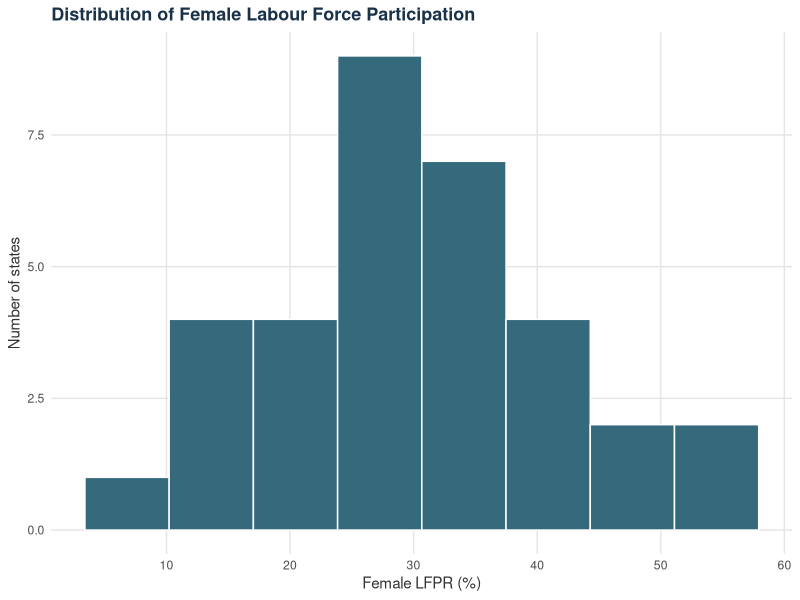
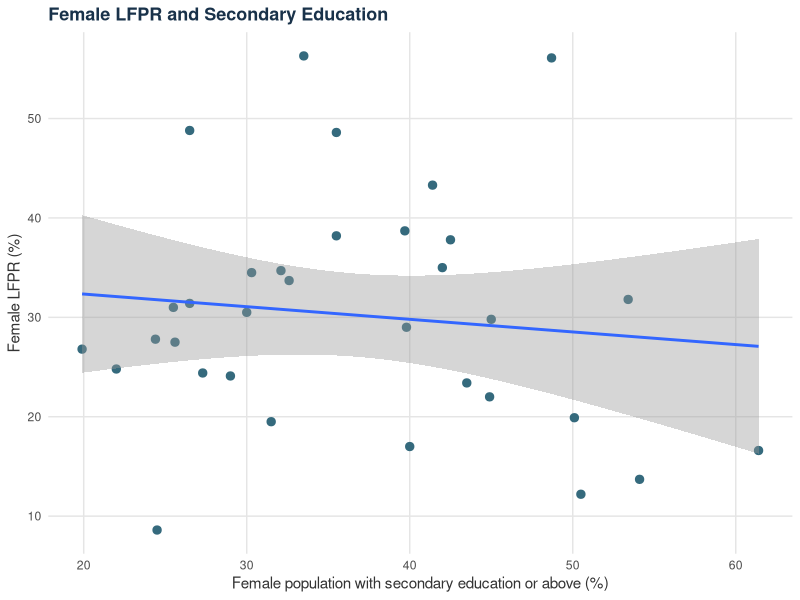
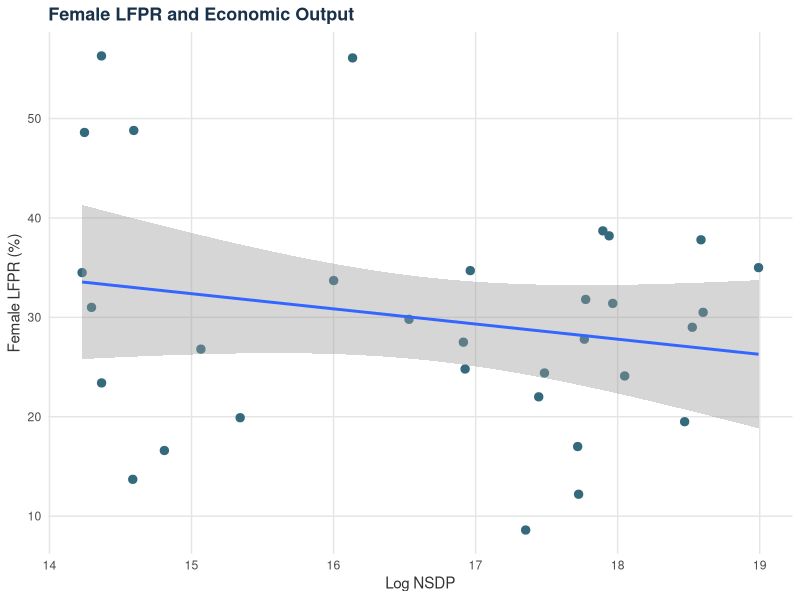
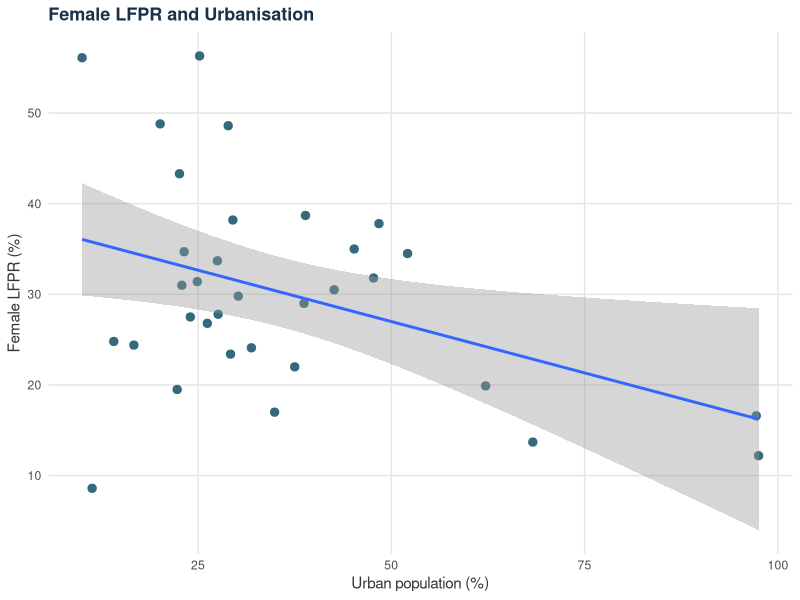
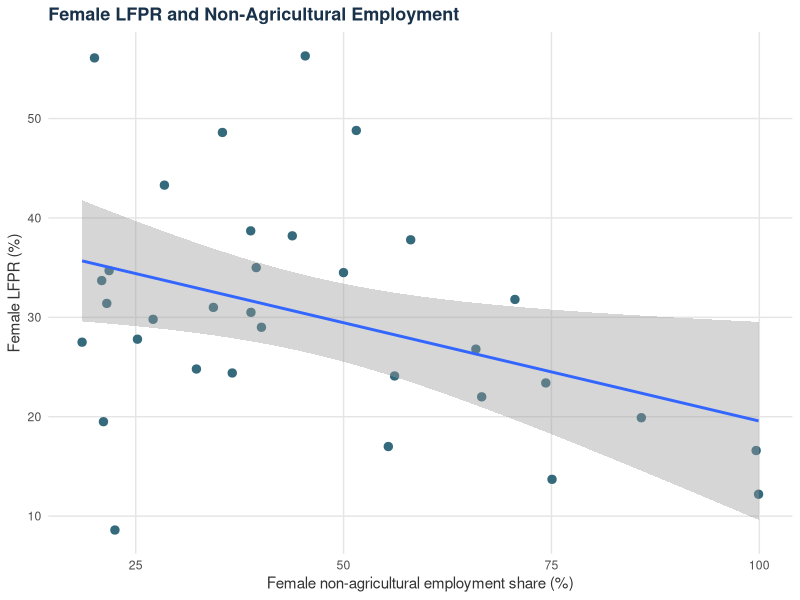
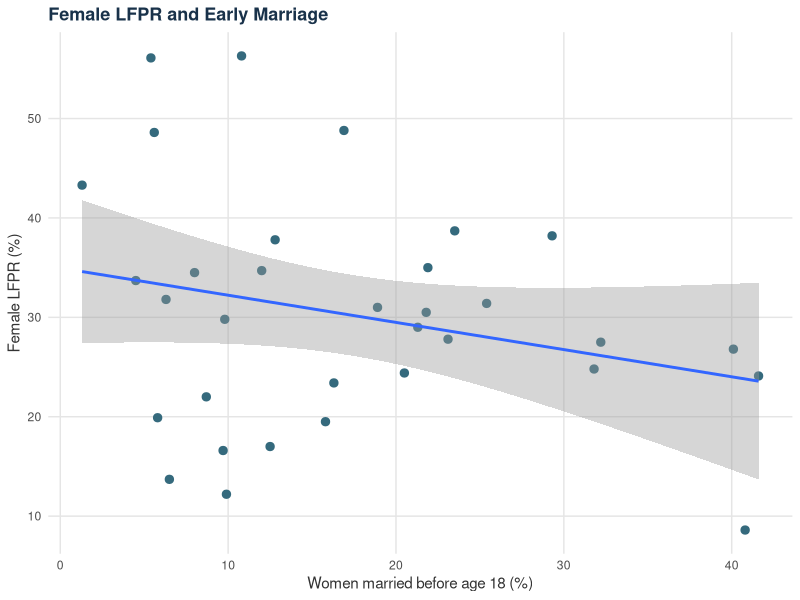
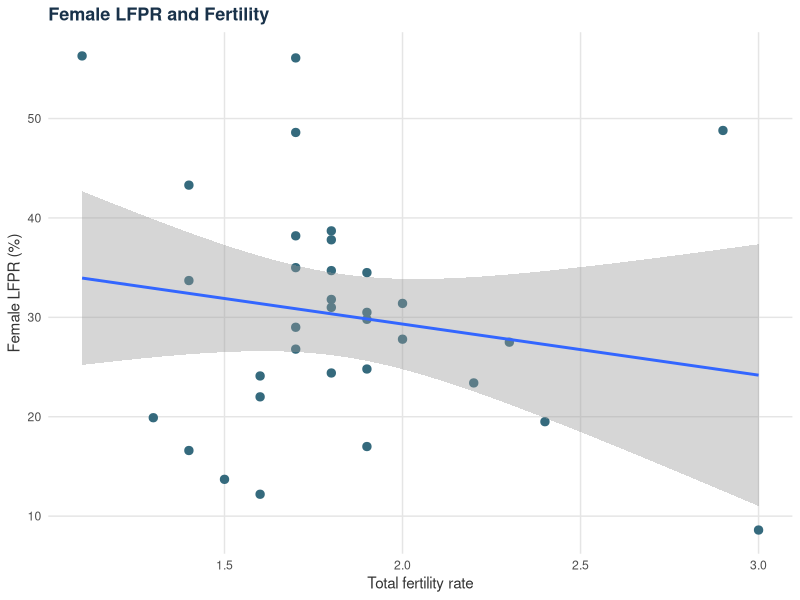
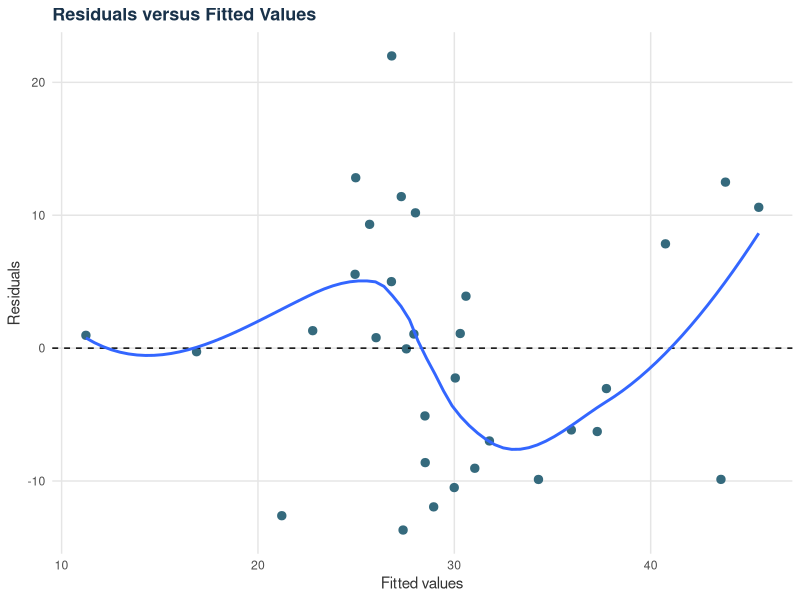

R code for these plots, in order:
## ---- chunk 1

# Project setup

setwd("C:/Users/WELCOME/Desktop/PLFS PROJECT")

# Load packages

library(readxl)
library(dplyr)
library(ggplot2)
library(broom)
library(car)
library(tidyr)
library(knitr)
library(kableExtra)

## ---- chunk 2

main_colour <- "#19324A"
point_colour <- "#356A7D"
accent_colour <- "#2A7F7F"
highlight_colour <- "#C47A44"

theme_set(
  theme_minimal(base_size = 11) +
    theme(
      plot.title = element_text(
        face = "bold",
        size = 13,
        colour = main_colour
      ),
      plot.subtitle = element_text(
        size = 10
      ),
      axis.title = element_text(
        colour = "#333333"
      ),
      panel.grid.minor = element_blank(),
      panel.grid.major = element_line(
        colour = "#E5E5E5"
      ),
      plot.caption = element_text(
        size = 9,
        colour = "#666666"
      )
    )
)
## ---- chunk 3

df <- read_excel("main_female_lfpr_dataset_cleaned.xlsx")
## ---- chunk 4

# Data preparation

# Helper function to safely convert imported values to numeric

clean_numeric <- function(x) {
  if (is.numeric(x)) {
    return(x)
  }
  
  x <- trimws(as.character(x))
  x[x %in% c("", "NA", "N/A", "-", "—")] <- NA
  
  as.numeric(gsub("[^0-9.-]", "", x))
}

# Create analytical variables

df_model <- df %>%
  filter(state_ut != "Andaman & N. Island") %>%
  mutate(
    female_lfpr = clean_numeric(`female_lfpr_%`),
    secondary_above = clean_numeric(`female_secondary_above_%`),
    nsdp_numeric = clean_numeric(nsdp_2021_22),
    log_nsdp = ifelse(
      !is.na(nsdp_numeric) & nsdp_numeric > 0,
      log(nsdp_numeric),
      NA_real_
    ),
    urbanisation = clean_numeric(`urbanisation_2011_%`),
    female_non_agri_share = clean_numeric(`female_non_agri_share_%`),
    married_before_18 = clean_numeric(`women_married_before_18_%`),
    tfr = clean_numeric(`TFR %`)
  )

# Analytical sample without requiring NSDP

df_analysis <- df_model %>%
  drop_na(
    female_lfpr,
    secondary_above,
    urbanisation,
    female_non_agri_share,
    married_before_18,
    tfr
  )

# Analytical sample for models requiring NSDP

df_nsdp <- df_analysis %>%
  drop_na(log_nsdp)

# Check variable classes

sapply(
  df_analysis %>%
    select(
      female_lfpr,
      secondary_above,
      urbanisation,
      female_non_agri_share,
      married_before_18,
      tfr
    ),
  class
)

# Check sample sizes

dim(df_analysis)
dim(df_nsdp)


## ---- chunk 5
df %>%
  select(state_ut, nsdp_2021_22)
## ---- chunk 6

# Create the main analytical sample
# All variables except log(NSDP) are available for all 34 states.

df_analysis <- df_model %>%
  drop_na(
    female_lfpr,
    secondary_above,
    urbanisation,
    female_non_agri_share,
    married_before_18,
    tfr
  )

# Create the NSDP analytical sample
# Two states have missing NSDP values.

df_nsdp <- df_analysis %>%
  drop_na(log_nsdp)

# Check sample sizes

cat("General analytical sample:", nrow(df_analysis), "states\n")
cat("NSDP analytical sample:", nrow(df_nsdp), "states\n")

# Variable-level availability

sample_sizes <- data.frame(
  Variable = c(
    "Female LFPR",
    "Secondary education and above",
    "Log NSDP",
    "Urbanisation",
    "Female non-agricultural employment share",
    "Women married before age 18",
    "Total fertility rate"
  ),
  N = c(
    sum(!is.na(df_analysis$female_lfpr)),
    sum(!is.na(df_analysis$secondary_above)),
    sum(!is.na(df_analysis$log_nsdp)),
    sum(!is.na(df_analysis$urbanisation)),
    sum(!is.na(df_analysis$female_non_agri_share)),
    sum(!is.na(df_analysis$married_before_18)),
    sum(!is.na(df_analysis$tfr))
  )
)

knitr::kable(
  sample_sizes,
  caption = "Available observations by analytical variable"
)

## ---- chunk 7

ggplot(df_analysis, aes(x = female_lfpr)) +
  geom_histogram(
    bins = 8,
    fill = point_colour,
    color = "white"
  ) +
  labs(
    title = "Distribution of Female Labour Force Participation",
    x = "Female LFPR (%)",
    y = "Number of states"
  )

## ---- chunk 8

descriptive_statistics <- df_analysis %>%
  summarise(
    across(
      c(
        female_lfpr,
        secondary_above,
        log_nsdp,
        urbanisation,
        female_non_agri_share,
        married_before_18,
        tfr
      ),
      list(
        Mean = ~mean(.x, na.rm = TRUE),
        SD = ~sd(.x, na.rm = TRUE),
        Minimum = ~min(.x, na.rm = TRUE),
        Maximum = ~max(.x, na.rm = TRUE)
      )
    )
  )

descriptive_statistics

## ---- chunk 9

ggplot(
  df_analysis,
  aes(x = secondary_above, y = female_lfpr)
) +
  geom_point(
    size = 2.5,
    color = point_colour
  ) +
  geom_smooth(
    method = "lm",
    se = TRUE
  ) +
  labs(
    title = "Female LFPR and Secondary Education",
    x = "Female population with secondary education or above (%)",
    y = "Female LFPR (%)"
  )

## ---- chunk 10

ggplot(
  df_nsdp,
  aes(x = log_nsdp, y = female_lfpr)
) +
  geom_point(
    size = 2.5,
    color = point_colour
  ) +
  geom_smooth(
    method = "lm",
    se = TRUE
  ) +
  labs(
    title = "Female LFPR and Economic Output",
    x = "Log NSDP",
    y = "Female LFPR (%)"
  )

## ---- chunk 11

ggplot(
  df_analysis,
  aes(x = urbanisation, y = female_lfpr)
) +
  geom_point(
    size = 2.5,
    color = point_colour
  ) +
  geom_smooth(
    method = "lm",
    se = TRUE
  ) +
  labs(
    title = "Female LFPR and Urbanisation",
    x = "Urban population (%)",
    y = "Female LFPR (%)"
  )

## ---- chunk 12

ggplot(
  df_analysis,
  aes(x = female_non_agri_share, y = female_lfpr)
) +
  geom_point(
    size = 2.5,
    color = point_colour
  ) +
  geom_smooth(
    method = "lm",
    se = TRUE
  ) +
  labs(
    title = "Female LFPR and Non-Agricultural Employment",
    x = "Female non-agricultural employment share (%)",
    y = "Female LFPR (%)"
  )

## ---- chunk 13

ggplot(
  df_analysis,
  aes(x = married_before_18, y = female_lfpr)
) +
  geom_point(
    size = 2.5,
    color = point_colour
  ) +
  geom_smooth(
    method = "lm",
    se = TRUE
  ) +
  labs(
    title = "Female LFPR and Early Marriage",
    x = "Women married before age 18 (%)",
    y = "Female LFPR (%)"
  )

## ---- chunk 14

ggplot(
  df_analysis,
  aes(x = tfr, y = female_lfpr)
) +
  geom_point(
    size = 2.5,
    color = point_colour
  ) +
  geom_smooth(
    method = "lm",
    se = TRUE
  ) +
  labs(
    title = "Female LFPR and Fertility",
    x = "Total fertility rate",
    y = "Female LFPR (%)"
  )

## ---- chunk 15

correlation_data <- df_analysis %>%
  select(
    female_lfpr,
    secondary_above,
    urbanisation,
    female_non_agri_share,
    married_before_18,
    tfr
  )

correlation_matrix <- cor(
  correlation_data,
  use = "pairwise.complete.obs"
)

round(correlation_matrix, 3)

# Correlation between female LFPR and log NSDP

cor(
  df_nsdp$female_lfpr,
  df_nsdp$log_nsdp,
  use = "complete.obs"
)
## ---- chunk 16

df_analysis %>%
  filter(is.na(as.numeric(urbanisation))) %>%
  select(state_ut, urbanisation)
## ---- chunk 17

cor(
  df_nsdp$female_lfpr,
  df_nsdp$log_nsdp,
  use = "complete.obs"
)

## ---- chunk 18

model_education <- lm(
  female_lfpr ~ secondary_above,
  data = df_analysis
)

model_nsdp <- lm(
  female_lfpr ~ log_nsdp,
  data = df_nsdp
)

model_urbanisation <- lm(
  female_lfpr ~ urbanisation,
  data = df_analysis
)

model_nonagri <- lm(
  female_lfpr ~ female_non_agri_share,
  data = df_analysis
)

model_marriage <- lm(
  female_lfpr ~ married_before_18,
  data = df_analysis
)

model_tfr <- lm(
  female_lfpr ~ tfr,
  data = df_analysis
)

## ---- chunk 19

individual_models <- list(
  Education = model_education,
  Economic_Output = model_nsdp,
  Urbanisation = model_urbanisation,
  Non_Agricultural_Employment = model_nonagri,
  Early_Marriage = model_marriage,
  Fertility = model_tfr
)

individual_model_results <- bind_rows(
  lapply(
    names(individual_models),
    function(x) {
      tidy(individual_models[[x]]) %>%
        mutate(Model = x)
    }
  )
)

individual_model_results

## ---- chunk 20

individual_model_comparison <- data.frame(
  Model = names(individual_models),
  N = sapply(individual_models, nobs),
  R_squared = sapply(individual_models, function(x) summary(x)$r.squared),
  Adjusted_R_squared = sapply(
    individual_models,
    function(x) summary(x)$adj.r.squared
  )
)

individual_model_comparison

write.csv(
  individual_model_results,
  "individual_model_results.csv",
  row.names = FALSE
)

write.csv(
  individual_model_comparison,
  "individual_model_comparison.csv",
  row.names = FALSE
)

## ---- chunk 21

model_education_economic <- lm(
  female_lfpr ~ secondary_above + log_nsdp,
  data = df_nsdp
)

summary(model_education_economic)

## ---- chunk 22

vif(model_education_economic)

## ---- chunk 23

model_demand <- lm(
  female_lfpr ~ urbanisation + female_non_agri_share,
  data = df_analysis
)

summary(model_demand)

## ---- chunk 24

vif(model_demand)

## ---- chunk 25

model_supply <- lm(
  female_lfpr ~ married_before_18 + tfr,
  data = df_analysis
)

summary(model_supply)

## ---- chunk 26

vif(model_supply)

## ---- chunk 27

model_full <- lm(
  female_lfpr ~
    secondary_above +
    log_nsdp +
    urbanisation +
    female_non_agri_share +
    married_before_18 +
    tfr,
  data = df_nsdp
)

summary(model_full)

## ---- chunk 28

full_model_results <- tidy(model_full)

full_model_results

write.csv(
  full_model_results,
  "full_model_results.csv",
  row.names = FALSE
)

## ---- chunk 29

df_standardised <- df_nsdp %>%
  mutate(
    female_lfpr_z = as.numeric(scale(female_lfpr)),
    secondary_above_z = as.numeric(scale(secondary_above)),
    log_nsdp_z = as.numeric(scale(log_nsdp)),
    urbanisation_z = as.numeric(scale(urbanisation)),
    female_non_agri_share_z = as.numeric(
      scale(female_non_agri_share)
    ),
    married_before_18_z = as.numeric(
      scale(married_before_18)
    ),
    tfr_z = as.numeric(scale(tfr))
  )

model_standardised <- lm(
  female_lfpr_z ~
    secondary_above_z +
    log_nsdp_z +
    urbanisation_z +
    female_non_agri_share_z +
    married_before_18_z +
    tfr_z,
  data = df_standardised
)

summary(model_standardised)

## ---- chunk 30

standardised_model_results <- tidy(model_standardised)

standardised_model_results

write.csv(
  standardised_model_results,
  "standardised_model_results.csv",
  row.names = FALSE
)

## ---- chunk 31

full_model_vif <- vif(model_full)

full_model_vif

## ---- chunk 32

ggplot(
  data.frame(
    fitted = fitted(model_full),
    residuals = residuals(model_full)
  ),
  aes(x = fitted, y = residuals)
) +
  geom_point(
    size = 2.5,
    color = point_colour
  ) +
  geom_hline(
    yintercept = 0,
    linetype = "dashed"
  ) +
  geom_smooth(
    method = "loess",
    se = FALSE
  ) +
  labs(
    title = "Residuals versus Fitted Values",
    x = "Fitted values",
    y = "Residuals"
  )

## ---- chunk 33

qq_data <- data.frame(
  theoretical = qqnorm(
    residuals(model_full),
    plot.it = FALSE
)$x,
  sample = qqnorm(
    residuals(model_full),
    plot.it = FALSE
)$y
)

ggplot(
  qq_data,
  aes(x = theoretical, y = sample)
) +
  geom_point(
    size = 2.5,
    color = point_colour
  ) +
  geom_abline(
    intercept = 0,
    slope = 1,
    linetype = "dashed"
  ) +
  labs(
    title = "Normal Q-Q Plot",
    x = "Theoretical quantiles",
    y = "Sample quantiles"
  )

## ---- chunk 34

cooks_values <- cooks.distance(model_full)

cooks_data <- data.frame(
  state_ut = df_nsdp$state_ut,
  cooks_distance = cooks_values
) %>%
  arrange(desc(cooks_distance))

cooks_data

write.csv(
  cooks_data,
  "cooks_distance.csv",
  row.names = FALSE
)

## ---- chunk 35

ggplot(
  cooks_data,
  aes(
    x = reorder(state_ut, cooks_distance),
    y = cooks_distance
  )
) +
  geom_col(
    fill = point_colour
  ) +
  geom_hline(
    yintercept = 4 / nrow(df_nsdp),
    linetype = "dashed"
  ) +
  coord_flip() +
  labs(
    title = "Cook's Distance by State",
    x = NULL,
    y = "Cook's distance"
  )

## ---- chunk 36

model_comparison <- data.frame(
  Model = c(
    "Education",
    "Economic output",
    "Urbanisation",
    "Non-agricultural employment",
    "Early marriage",
    "Fertility",
    "Education + economic output",
    "Demand-side factors",
    "Supply-side factors",
    "Full model"
  ),
  N = c(
    nobs(model_education),
    nobs(model_nsdp),
    nobs(model_urbanisation),
    nobs(model_nonagri),
    nobs(model_marriage),
    nobs(model_tfr),
    nobs(model_education_economic),
    nobs(model_demand),
    nobs(model_supply),
    nobs(model_full)
  ),
  R_squared = c(
    summary(model_education)$r.squared,
    summary(model_nsdp)$r.squared,
    summary(model_urbanisation)$r.squared,
    summary(model_nonagri)$r.squared,
    summary(model_marriage)$r.squared,
    summary(model_tfr)$r.squared,
    summary(model_education_economic)$r.squared,
    summary(model_demand)$r.squared,
    summary(model_supply)$r.squared,
    summary(model_full)$r.squared
  ),
  Adjusted_R_squared = c(
    summary(model_education)$adj.r.squared,
    summary(model_nsdp)$adj.r.squared,
    summary(model_urbanisation)$adj.r.squared,
    summary(model_nonagri)$adj.r.squared,
    summary(model_marriage)$adj.r.squared,
    summary(model_tfr)$adj.r.squared,
    summary(model_education_economic)$adj.r.squared,
    summary(model_demand)$adj.r.squared,
    summary(model_supply)$adj.r.squared,
    summary(model_full)$adj.r.squared
  )
)

model_comparison

write.csv(
  model_comparison,
  "model_comparison.csv",
  row.names = FALSE
)

## ---- chunk 37

ggplot(
  model_comparison,
  aes(
    x = reorder(Model, R_squared),
    y = R_squared
  )
) +
  geom_col(
    fill = point_colour
  ) +
  coord_flip() +
  labs(
    title = "Model Comparison by R-squared",
    x = NULL,
    y = "R-squared"
  )

## ---- chunk 38

# Extract key results for reporting

key_results <- data.frame(
  Model = c(
    "Education",
    "Economic output",
    "Urbanisation",
    "Non-agricultural employment",
    "Early marriage",
    "Fertility",
    "Full model"
  ),
  N = c(
    nobs(model_education),
    nobs(model_nsdp),
    nobs(model_urbanisation),
    nobs(model_nonagri),
    nobs(model_marriage),
    nobs(model_tfr),
    nobs(model_full)
  ),
  R_squared = c(
    summary(model_education)$r.squared,
    summary(model_nsdp)$r.squared,
    summary(model_urbanisation)$r.squared,
    summary(model_nonagri)$r.squared,
    summary(model_marriage)$r.squared,
    summary(model_tfr)$r.squared,
    summary(model_full)$r.squared
  )
)

key_results

## ---- chunk 39

package_list <- c(
  "readxl",
  "dplyr",
  "ggplot2",
  "broom",
  "car",
  "tidyr",
  "knitr",
  "kableExtra"
)

package_list

## ---- chunk 40

exported_files <- c(
  "individual_model_results.csv",
  "individual_model_comparison.csv",
  "full_model_results.csv",
  "standardised_model_results.csv",
  "model_comparison.csv",
  "cooks_distance.csv"
)

exported_files

## ---- chunk 41

sessionInfo()
